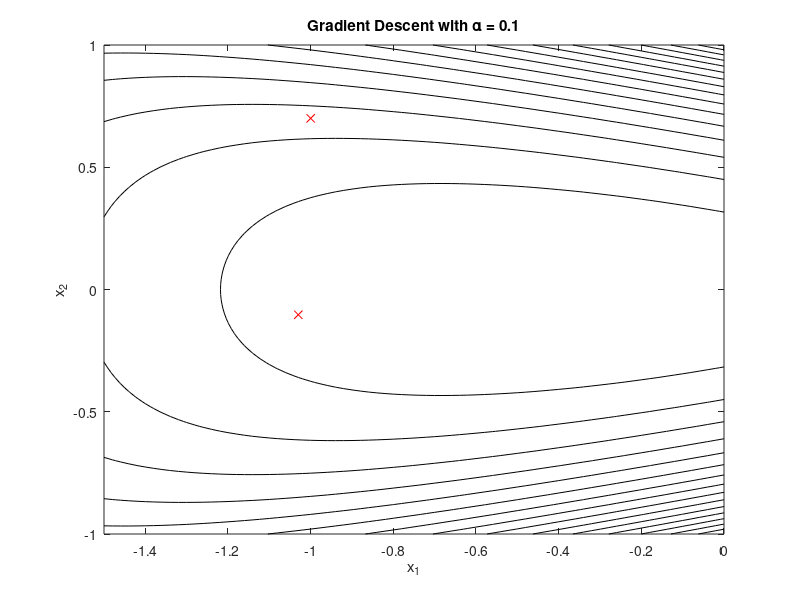

MATLAB code for this plot: (Note: this script raises an error after producing the figure.)
clear all;

e = exp(1);
step = 0.1;
x = [-1 0.7];
grad = [1 1];
i = 1;
x_values = zeros(100,2);

while norm(grad) >= 0.01 
    grad(1) = e^(x(1)+3*x(2)-0.1)+e^(x(1)-3*x(2)-0.1)-e^(-x(1)-0.1);
    grad(2)= 3*e^(x(1)+3*x(2)-0.1)-3*e^(x(1)-3*x(2)-0.1); 
    
    x_values(i,:) = x;
    i = i+1;
    x = x - step*grad; 
end
x_values = x_values(1:i-1 , :);  %remove extra zeros
f_values = zeros(size(x_values,1),1);  % all optimal values
for i = 1:length(x_values)
    f_values(i) =e^(x_values(i, 1)+3*x_values(i, 2)-0.1)+e^(x_values(i, 1)-3*x_values(i, 2)-0.1)+e^(-x_values(i, 1)-0.1);
end
minf = e^(x(1)+3*x(2)-0.1)+e^(x(1)-3*x(2)-0.1)+e^(-x(1)-0.1);
fprintf('optimal f is %f and optimal x is %f %f\n',minf,x);

xx = -1.5:0.02:0;
m = size(xx, 1);
yy = -1:0.02:1;
[X,Y] = meshgrid(xx,yy);
F = e.^(X+3*Y-0.1*ones(m))+e.^(X-3*Y-0.1*ones(m))+e.^(-X-0.1*ones(m));
contour(X,Y,F,15,'-ok') % contour plot
xlabel('x_1')
ylabel('x_2')
title('Gradient Descent with \alpha = 0.1')
hold on;
    


plot(x_values(1,1),x_values(1, 2),'rx')
hold on
for i = 2:size(x_values, 1)
    plot(x_values(i,1),x_values(i,2),'rx')
    draw_line(x_values(i-1, :),x_values(i, :))
    hold on
end